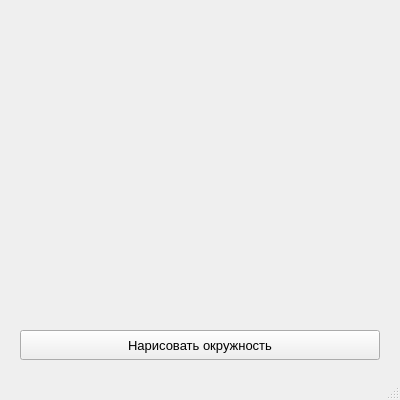
<?xml version="1.0" encoding="UTF-8"?>
<ui version="4.0">
 <class>MainWindow</class>
 <widget class="QMainWindow" name="MainWindow">
  <property name="geometry">
   <rect>
    <x>0</x>
    <y>0</y>
    <width>400</width>
    <height>400</height>
   </rect>
  </property>
  <property name="windowTitle">
   <string>MainWindow</string>
  </property>
  <widget class="QWidget" name="centralwidget">
   <widget class="QPushButton" name="pushButton">
    <property name="geometry">
     <rect>
      <x>20</x>
      <y>330</y>
      <width>360</width>
      <height>30</height>
     </rect>
    </property>
    <property name="font">
     <font>
      <pointsize>10</pointsize>
     </font>
    </property>
    <property name="text">
     <string>Нарисовать окружность</string>
    </property>
   </widget>
  </widget>
  <widget class="QMenuBar" name="menubar">
   <property name="geometry">
    <rect>
     <x>0</x>
     <y>0</y>
     <width>400</width>
     <height>18</height>
    </rect>
   </property>
  </widget>
  <widget class="QStatusBar" name="statusbar"/>
 </widget>
 <resources/>
 <connections/>
</ui>
